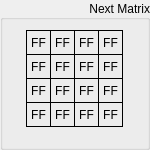
   <widget class="QGroupBox" name="groupNext">
    <property name="geometry">
     <rect>
      <x>460</x>
      <y>210</y>
      <width>150</width>
      <height>150</height>
     </rect>
    </property>
    <property name="title">
     <string>Next Matrix</string>
    </property>
    <property name="alignment">
     <set>Qt::AlignRight|Qt::AlignTrailing|Qt::AlignVCenter</set>
    </property>
    <widget class="QLabel" name="nextByte15">
     <property name="geometry">
      <rect>
       <x>98</x>
       <y>102</y>
       <width>25</width>
       <height>25</height>
      </rect>
     </property>
     <property name="sizePolicy">
      <sizepolicy hsizetype="Fixed" vsizetype="Fixed">
       <horstretch>0</horstretch>
       <verstretch>0</verstretch>
      </sizepolicy>
     </property>
     <property name="font">
      <font>
       <kerning>true</kerning>
      </font>
     </property>
     <property name="layoutDirection">
      <enum>Qt::LeftToRight</enum>
     </property>
     <property name="styleSheet">
      <string notr="true">QLabel {
	 border-width: 1px;
     border-style: solid;
     border-color: black;
}</string>
     </property>
     <property name="text">
      <string>FF</string>
     </property>
     <property name="alignment">
      <set>Qt::AlignCenter</set>
     </property>
    </widget>
    <widget class="QLabel" name="nextByte01">
     <property name="geometry">
      <rect>
       <x>26</x>
       <y>54</y>
       <width>25</width>
       <height>25</height>
      </rect>
     </property>
     <property name="sizePolicy">
      <sizepolicy hsizetype="Fixed" vsizetype="Fixed">
       <horstretch>0</horstretch>
       <verstretch>0</verstretch>
      </sizepolicy>
     </property>
     <property name="font">
      <font>
       <kerning>true</kerning>
      </font>
     </property>
     <property name="layoutDirection">
      <enum>Qt::LeftToRight</enum>
     </property>
     <property name="styleSheet">
      <string notr="true">QLabel {
	 border-width: 1px;
     border-style: solid;
     border-color: black;
}</string>
     </property>
     <property name="text">
      <string>FF</string>
     </property>
     <property name="alignment">
      <set>Qt::AlignCenter</set>
     </property>
    </widget>
    <widget class="QLabel" name="nextByte09">
     <property name="geometry">
      <rect>
       <x>74</x>
       <y>54</y>
       <width>25</width>
       <height>25</height>
      </rect>
     </property>
     <property name="sizePolicy">
      <sizepolicy hsizetype="Fixed" vsizetype="Fixed">
       <horstretch>0</horstretch>
       <verstretch>0</verstretch>
      </sizepolicy>
     </property>
     <property name="font">
      <font>
       <kerning>true</kerning>
      </font>
     </property>
     <property name="layoutDirection">
      <enum>Qt::LeftToRight</enum>
     </property>
     <property name="styleSheet">
      <string notr="true">QLabel {
	 border-width: 1px;
     border-style: solid;
     border-color: black;
}</string>
     </property>
     <property name="text">
      <string>FF</string>
     </property>
     <property name="alignment">
      <set>Qt::AlignCenter</set>
     </property>
    </widget>
    <widget class="QLabel" name="nextByte14">
     <property name="geometry">
      <rect>
       <x>98</x>
       <y>78</y>
       <width>25</width>
       <height>25</height>
      </rect>
     </property>
     <property name="sizePolicy">
      <sizepolicy hsizetype="Fixed" vsizetype="Fixed">
       <horstretch>0</horstretch>
       <verstretch>0</verstretch>
      </sizepolicy>
     </property>
     <property name="font">
      <font>
       <kerning>true</kerning>
      </font>
     </property>
     <property name="layoutDirection">
      <enum>Qt::LeftToRight</enum>
     </property>
     <property name="styleSheet">
      <string notr="true">QLabel {
	 border-width: 1px;
     border-style: solid;
     border-color: black;
}</string>
     </property>
     <property name="text">
      <string>FF</string>
     </property>
     <property name="alignment">
      <set>Qt::AlignCenter</set>
     </property>
    </widget>
    <widget class="QLabel" name="nextByte03">
     <property name="geometry">
      <rect>
       <x>26</x>
       <y>102</y>
       <width>25</width>
       <height>25</height>
      </rect>
     </property>
     <property name="sizePolicy">
      <sizepolicy hsizetype="Fixed" vsizetype="Fixed">
       <horstretch>0</horstretch>
       <verstretch>0</verstretch>
      </sizepolicy>
     </property>
     <property name="font">
      <font>
       <kerning>true</kerning>
      </font>
     </property>
     <property name="layoutDirection">
      <enum>Qt::LeftToRight</enum>
     </property>
     <property name="styleSheet">
      <string notr="true">QLabel {
	 border-width: 1px;
     border-style: solid;
     border-color: black;
}</string>
     </property>
     <property name="text">
      <string>FF</string>
     </property>
     <property name="alignment">
      <set>Qt::AlignCenter</set>
     </property>
    </widget>
    <widget class="QLabel" name="nextByte10">
     <property name="geometry">
      <rect>
       <x>74</x>
       <y>78</y>
       <width>25</width>
       <height>25</height>
      </rect>
     </property>
     <property name="sizePolicy">
      <sizepolicy hsizetype="Fixed" vsizetype="Fixed">
       <horstretch>0</horstretch>
       <verstretch>0</verstretch>
      </sizepolicy>
     </property>
     <property name="font">
      <font>
       <kerning>true</kerning>
      </font>
     </property>
     <property name="layoutDirection">
      <enum>Qt::LeftToRight</enum>
     </property>
     <property name="styleSheet">
      <string notr="true">QLabel {
	 border-width: 1px;
     border-style: solid;
     border-color: black;
}</string>
     </property>
     <property name="text">
      <string>FF</string>
     </property>
     <property name="alignment">
      <set>Qt::AlignCenter</set>
     </property>
    </widget>
    <widget class="QLabel" name="nextByte00">
     <property name="geometry">
      <rect>
       <x>26</x>
       <y>30</y>
       <width>25</width>
       <height>25</height>
      </rect>
     </property>
     <property name="sizePolicy">
      <sizepolicy hsizetype="Fixed" vsizetype="Fixed">
       <horstretch>0</horstretch>
       <verstretch>0</verstretch>
      </sizepolicy>
     </property>
     <property name="font">
      <font>
       <kerning>true</kerning>
      </font>
     </property>
     <property name="layoutDirection">
      <enum>Qt::LeftToRight</enum>
     </property>
     <property name="styleSheet">
      <string notr="true">QLabel {
	 border-width: 1px;
     border-style: solid;
     border-color: black;
}</string>
     </property>
     <property name="text">
      <string>FF</string>
     </property>
     <property name="alignment">
      <set>Qt::AlignCenter</set>
     </property>
    </widget>
    <widget class="QLabel" name="nextByte06">
     <property name="geometry">
      <rect>
       <x>50</x>
       <y>78</y>
       <width>25</width>
       <height>25</height>
      </rect>
     </property>
     <property name="sizePolicy">
      <sizepolicy hsizetype="Fixed" vsizetype="Fixed">
       <horstretch>0</horstretch>
       <verstretch>0</verstretch>
      </sizepolicy>
     </property>
     <property name="font">
      <font>
       <kerning>true</kerning>
      </font>
     </property>
     <property name="layoutDirection">
      <enum>Qt::LeftToRight</enum>
     </property>
     <property name="styleSheet">
      <string notr="true">QLabel {
	 border-width: 1px;
     border-style: solid;
     border-color: black;
}</string>
     </property>
     <property name="text">
      <string>FF</string>
     </property>
     <property name="alignment">
      <set>Qt::AlignCenter</set>
     </property>
    </widget>
    <widget class="QLabel" name="nextByte11">
     <property name="geometry">
      <rect>
       <x>74</x>
       <y>102</y>
       <width>25</width>
       <height>25</height>
      </rect>
     </property>
     <property name="sizePolicy">
      <sizepolicy hsizetype="Fixed" vsizetype="Fixed">
       <horstretch>0</horstretch>
       <verstretch>0</verstretch>
      </sizepolicy>
     </property>
     <property name="font">
      <font>
       <kerning>true</kerning>
      </font>
     </property>
     <property name="layoutDirection">
      <enum>Qt::LeftToRight</enum>
     </property>
     <property name="styleSheet">
      <string notr="true">QLabel {
	 border-width: 1px;
     border-style: solid;
     border-color: black;
}</string>
     </property>
     <property name="text">
      <string>FF</string>
     </property>
     <property name="alignment">
      <set>Qt::AlignCenter</set>
     </property>
    </widget>
    <widget class="QLabel" name="nextByte13">
     <property name="geometry">
      <rect>
       <x>98</x>
       <y>54</y>
       <width>25</width>
       <height>25</height>
      </rect>
     </property>
     <property name="sizePolicy">
      <sizepolicy hsizetype="Fixed" vsizetype="Fixed">
       <horstretch>0</horstretch>
       <verstretch>0</verstretch>
      </sizepolicy>
     </property>
     <property name="font">
      <font>
       <kerning>true</kerning>
      </font>
     </property>
     <property name="layoutDirection">
      <enum>Qt::LeftToRight</enum>
     </property>
     <property name="styleSheet">
      <string notr="true">QLabel {
	 border-width: 1px;
     border-style: solid;
     border-color: black;
}</string>
     </property>
     <property name="text">
      <string>FF</string>
     </property>
     <property name="alignment">
      <set>Qt::AlignCenter</set>
     </property>
    </widget>
    <widget class="QLabel" name="nextByte05">
     <property name="geometry">
      <rect>
       <x>50</x>
       <y>54</y>
       <width>25</width>
       <height>25</height>
      </rect>
     </property>
     <property name="sizePolicy">
      <sizepolicy hsizetype="Fixed" vsizetype="Fixed">
       <horstretch>0</horstretch>
       <verstretch>0</verstretch>
      </sizepolicy>
     </property>
     <property name="font">
      <font>
       <kerning>true</kerning>
      </font>
     </property>
     <property name="layoutDirection">
      <enum>Qt::LeftToRight</enum>
     </property>
     <property name="styleSheet">
      <string notr="true">QLabel {
	 border-width: 1px;
     border-style: solid;
     border-color: black;
}</string>
     </property>
     <property name="text">
      <string>FF</string>
     </property>
     <property name="alignment">
      <set>Qt::AlignCenter</set>
     </property>
    </widget>
    <widget class="QLabel" name="nextByte07">
     <property name="geometry">
      <rect>
       <x>50</x>
       <y>102</y>
       <width>25</width>
       <height>25</height>
      </rect>
     </property>
     <property name="sizePolicy">
      <sizepolicy hsizetype="Fixed" vsizetype="Fixed">
       <horstretch>0</horstretch>
       <verstretch>0</verstretch>
      </sizepolicy>
     </property>
     <property name="font">
      <font>
       <kerning>true</kerning>
      </font>
     </property>
     <property name="layoutDirection">
      <enum>Qt::LeftToRight</enum>
     </property>
     <property name="styleSheet">
      <string notr="true">QLabel {
	 border-width: 1px;
     border-style: solid;
     border-color: black;
}</string>
     </property>
     <property name="text">
      <string>FF</string>
     </property>
     <property name="alignment">
      <set>Qt::AlignCenter</set>
     </property>
    </widget>
    <widget class="QLabel" name="nextByte12">
     <property name="geometry">
      <rect>
       <x>98</x>
       <y>30</y>
       <width>25</width>
       <height>25</height>
      </rect>
     </property>
     <property name="sizePolicy">
      <sizepolicy hsizetype="Fixed" vsizetype="Fixed">
       <horstretch>0</horstretch>
       <verstretch>0</verstretch>
      </sizepolicy>
     </property>
     <property name="font">
      <font>
       <kerning>true</kerning>
      </font>
     </property>
     <property name="layoutDirection">
      <enum>Qt::LeftToRight</enum>
     </property>
     <property name="styleSheet">
      <string notr="true">QLabel {
	 border-width: 1px;
     border-style: solid;
     border-color: black;
}</string>
     </property>
     <property name="text">
      <string>FF</string>
     </property>
     <property name="alignment">
      <set>Qt::AlignCenter</set>
     </property>
    </widget>
    <widget class="QLabel" name="nextByte02">
     <property name="geometry">
      <rect>
       <x>26</x>
       <y>78</y>
       <width>25</width>
       <height>25</height>
      </rect>
     </property>
     <property name="sizePolicy">
      <sizepolicy hsizetype="Fixed" vsizetype="Fixed">
       <horstretch>0</horstretch>
       <verstretch>0</verstretch>
      </sizepolicy>
     </property>
     <property name="font">
      <font>
       <kerning>true</kerning>
      </font>
     </property>
     <property name="layoutDirection">
      <enum>Qt::LeftToRight</enum>
     </property>
     <property name="styleSheet">
      <string notr="true">QLabel {
	 border-width: 1px;
     border-style: solid;
     border-color: black;
}</string>
     </property>
     <property name="text">
      <string>FF</string>
     </property>
     <property name="alignment">
      <set>Qt::AlignCenter</set>
     </property>
    </widget>
    <widget class="QLabel" name="nextByte08">
     <property name="geometry">
      <rect>
       <x>74</x>
       <y>30</y>
       <width>25</width>
       <height>25</height>
      </rect>
     </property>
     <property name="sizePolicy">
      <sizepolicy hsizetype="Fixed" vsizetype="Fixed">
       <horstretch>0</horstretch>
       <verstretch>0</verstretch>
      </sizepolicy>
     </property>
     <property name="font">
      <font>
       <kerning>true</kerning>
      </font>
     </property>
     <property name="layoutDirection">
      <enum>Qt::LeftToRight</enum>
     </property>
     <property name="styleSheet">
      <string notr="true">QLabel {
	 border-width: 1px;
     border-style: solid;
     border-color: black;
}</string>
     </property>
     <property name="text">
      <string>FF</string>
     </property>
     <property name="alignment">
      <set>Qt::AlignCenter</set>
     </property>
    </widget>
    <widget class="QLabel" name="nextByte04">
     <property name="geometry">
      <rect>
       <x>50</x>
       <y>30</y>
       <width>25</width>
       <height>25</height>
      </rect>
     </property>
     <property name="sizePolicy">
      <sizepolicy hsizetype="Fixed" vsizetype="Fixed">
       <horstretch>0</horstretch>
       <verstretch>0</verstretch>
      </sizepolicy>
     </property>
     <property name="font">
      <font>
       <kerning>true</kerning>
      </font>
     </property>
     <property name="layoutDirection">
      <enum>Qt::LeftToRight</enum>
     </property>
     <property name="styleSheet">
      <string notr="true">QLabel {
	 border-width: 1px;
     border-style: solid;
     border-color: black;
}</string>
     </property>
     <property name="text">
      <string>FF</string>
     </property>
     <property name="alignment">
      <set>Qt::AlignCenter</set>
     </property>
    </widget>
   </widget>
